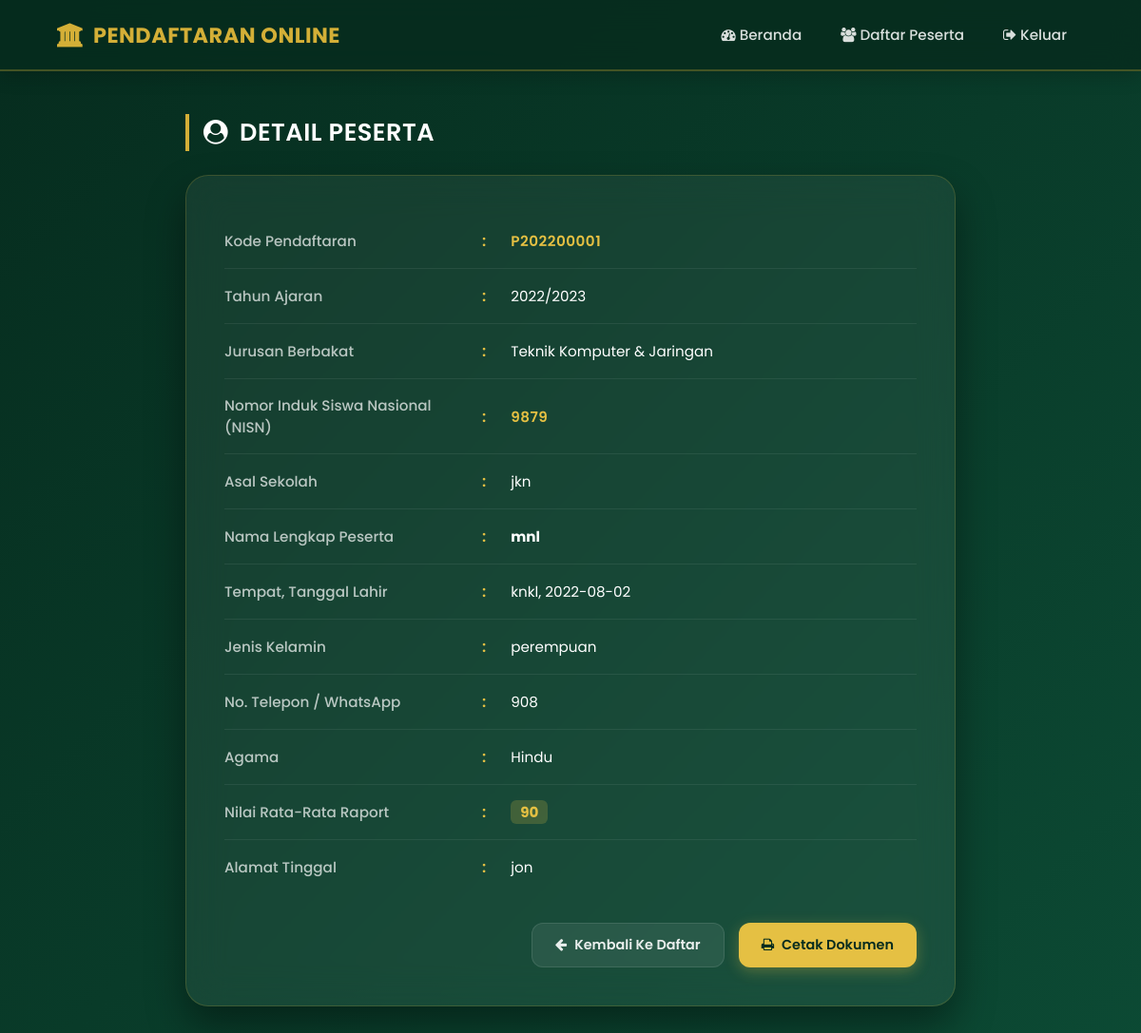
Screenshot of /detail-peserta.php?id=P202200001 with the database file from the repository.
### tables this page shows
CREATE TABLE `tb_pendaftaran` (
    `id_pendaftaran` char(10) NOT NULL,
    `tgl_daftar` date DEFAULT NULL,
    `th_ajaran` varchar(9) DEFAULT NULL,
    `jurusan` varchar(50) DEFAULT NULL,
    `NISN` int(20) NOT NULL,
    `asal_sekolah` varchar(50) NOT NULL,
    `nm_peserta` varchar(50) DEFAULT NULL,
    `tmp_lahir` varchar(50) DEFAULT NULL,
    `tgl_lahir` date DEFAULT NULL,
    `jenis_kelamin` enum('laki-laki', 'perempuan') DEFAULT NULL,
    `no_hp` int(15) NOT NULL,
    `agama` varchar(15) DEFAULT NULL,
    `raport` int(5) NOT NULL,
    `alamat` text DEFAULT NULL,
    `sumber_informasi` varchar(200) NOT NULL
);

### detail-peserta.php (the view, shortened to what this page needs)
<?php
    include 'koneksi.php';
    $id = isset($_GET['id']) ? mysqli_real_escape_string($conn, $_GET['id']) : '';
    $peserta = mysqli_query($conn, "SELECT * FROM tb_pendaftaran WHERE id_pendaftaran = '$id'");
    $p = mysqli_fetch_object($peserta);
?>
<!DOCTYPE html>
<html lang="id">
<head>
    <link rel="stylesheet" href="https://stackpath.bootstrapcdn.com/font-awesome/4.7.0/css/font-awesome.min.css">
</head>
<body>
    <header>
        <h1><a href="beranda.php">PENDAFTARAN ONLINE</a></h1>
        <ul>
            <li><a href="admin.php"><i class="fa fa-dashboard"></i> Beranda</a></li>
            <li><a href="daftar_peserta.php"><i class="fa fa-users"></i> Daftar Peserta</a></li>
            <li><a href="keluar.php"><i class="fa fa-sign-out"></i> Keluar</a></li>
        </ul>
    </header>
    <section class="content">
        <h2><i class="fa fa-user-circle"></i> Detail Peserta</h2>
        <div class="box">
            <table class="table-data" border="0">
                <tr>
                    <td>Kode Pendaftaran</td>
                    <td>:</td>
                    <td class="highlight-text"><?php echo htmlspecialchars($p->id_pendaftaran); ?></td>
                </tr>
                <tr>
                    <td>Tahun Ajaran</td>
                    <td>:</td>
                    <td><?php echo !empty($p->th_ajaran) ? htmlspecialchars($p->th_ajaran) : '2026/2027'; ?></td>
                </tr>
                <tr>
                    <td>Jurusan Berbakat</td>
                    <td>:</td>
                    <td><?php echo htmlspecialchars($p->jurusan); ?></td>
                </tr>
                <tr>
                    <td>Nomor Induk Siswa Nasional (NISN)</td>
                    <td>:</td>
                    <td class="highlight-text"><?php echo htmlspecialchars($p->NISN); ?></td>
                </tr>
                <tr>
                    <td>Asal Sekolah</td>
                    <td>:</td>
                    <td><?php echo htmlspecialchars($p->asal_sekolah); ?></td>
                </tr>
                <tr>
                    <td>Nama Lengkap Peserta</td>
                    <td>:</td>
                    <td><strong><?php echo htmlspecialchars($p->nm_peserta); ?></strong></td>
                </tr>
                <tr>
                    <td>Tempat, Tanggal Lahir</td>
                    <td>:</td>
                    <td><?php echo htmlspecialchars($p->tmp_lahir) . ', ' . htmlspecialchars($p->tgl_lahir); ?></td>
                </tr>
                <tr>
                    <td>Jenis Kelamin</td>
                    <td>:</td>
                    <td><?php echo htmlspecialchars($p->jenis_kelamin); ?></td>
                </tr>
                <tr>
                    <td>No. Telepon / WhatsApp</td>
                    <td>:</td>
                    <td><?php echo htmlspecialchars($p->no_hp); ?></td>
                </tr>
                <tr>
                    <td>Agama</td>
                    <td>:</td>
                    <td><?php echo htmlspecialchars($p->agama); ?></td>
                </tr>
                <tr>
                    <td>Nilai Rata-Rata Raport</td>
                    <td>:</td>
                    <td><span style="background: rgba(229,192,67,0.2); padding: 2px 10px; border-radius: 6px; color: #e5c043; font-weight: 650;"><?php echo htmlspecialchars($p->raport); ?></span></td>
                </tr>
                <tr>
                    <td>Alamat Tinggal</td>
                    <td>:</td>
                    <td><?php echo htmlspecialchars($p->alamat); ?></td>
                </tr>
            </table>
            <div class="action-footer">
                <a href="daftar_peserta.php" class="btn btn-back">
                    <i class="fa fa-arrow-left"></i> Kembali Ke Daftar
                </a>
                <button onclick="window.print()" class="btn btn-print">
                    <i class="fa fa-print"></i> Cetak Dokumen
                </button>
            </div>
        </div>
    </section>
</body>
</html>

### detail-peserta.php (style rules this page uses)
* { margin: 0; padding: 0; box-sizing: border-box; font-family: 'Poppins', sans-serif; }
body { background: #062c1e linear-gradient(135deg, #062c1e 0%, #0c4a34 100%); min-height: 100vh; color: #fff; display: flex; flex-direction: column; overflow-x: hidden; }
header { background: rgba(6, 44, 30, 0.85); backdrop-filter: blur(15px); -webkit-backdrop-filter: blur(15px); border-bottom: 2px solid rgba(212, 175, 55, 0.3); padding: 15px 5%; display: flex; justify-content: space-between; align-items: center; position: fixed; top: 0; width: 100%; z-index: 1000; box-shadow: 0 4px 20px rgba(0, 0, 0, 0.2); }
header h1 a { color: #d4af37; text-decoration: none; font-size: 1.4rem; font-weight: 700; letter-spacing: 0.5px; display: flex; align-items: center; gap: 10px; text-transform: uppercase; }
header h1 a::before { content: "\f19c"; font-family: FontAwesome; font-size: 1.5rem; }
header ul { list-style: none; display: flex; align-items: center; gap: 5px; }
header ul li a { color: rgba(255, 255, 255, 0.85); text-decoration: none; font-size: 0.95rem; font-weight: 500; padding: 10px 18px; border-radius: 10px; transition: all 0.3s ease; display: inline-block; }
.content { flex: 1; width: 100%; max-width: 850px; margin: 120px auto 60px auto; padding: 0 20px; animation: slideUp 0.5s ease-out; }
.content h2 { font-size: 1.6rem; font-weight: 600; color: #fff; margin-bottom: 25px; text-transform: uppercase; display: flex; align-items: center; gap: 12px; border-left: 4px solid #d4af37; padding-left: 15px; letter-spacing: 0.5px; }
.box { background: rgba(255, 255, 255, 0.06); backdrop-filter: blur(20px); -webkit-backdrop-filter: blur(20px); border: 1px solid rgba(212, 175, 55, 0.2); padding: 40px; border-radius: 24px; box-shadow: 0 20px 40px rgba(0, 0, 0, 0.4); }
.table-data { width: 100%; border-collapse: collapse; }
.table-data tr { border-bottom: 1px solid rgba(255, 255, 255, 0.07); transition: background 0.2s ease; }
.table-data tr:last-child { border-bottom: none; }
.table-data td:nth-child(1) { width: 35%; padding: 16px 10px 16px 0; color: rgba(255, 255, 255, 0.7); font-weight: 500; font-size: 0.95rem; }
.table-data td:nth-child(2) { width: 5%; padding: 16px 0; color: #e5c043; font-weight: 600; text-align: center; }
.table-data td:nth-child(3) { width: 60%; padding: 16px 0 16px 10px; color: #fff; font-weight: 400; font-size: 0.95rem; }
.highlight-text { color: #e5c043 !important; font-weight: 600 !important; letter-spacing: 0.5px; }
.action-footer { margin-top: 30px; display: flex; justify-content: flex-end; gap: 15px; }
.btn { text-decoration: none; padding: 12px 24px; border-radius: 12px; font-size: 0.9rem; font-weight: 600; display: inline-flex; align-items: center; gap: 8px; transition: all 0.3s ease; cursor: pointer; border: none; }
.btn-back { background: rgba(255, 255, 255, 0.08); color: rgba(255, 255, 255, 0.9); border: 1px solid rgba(255, 255, 255, 0.1); }
.btn-print { background: #e5c043; color: #062c1e; box-shadow: 0 4px 15px rgba(229, 192, 67, 0.3); }

### rows the page displays
tb_pendaftaran: id_pendaftaran "P202200001", th_ajaran "2022/2023", jurusan "Teknik Komputer & Jaringan", NISN "9879", asal_sekolah "jkn", nm_peserta "mnl", tmp_lahir "knkl", tgl_lahir "2022-08-02", jenis_kelamin "perempuan", no_hp "908", agama "Hindu", raport "90", alamat "jon"
